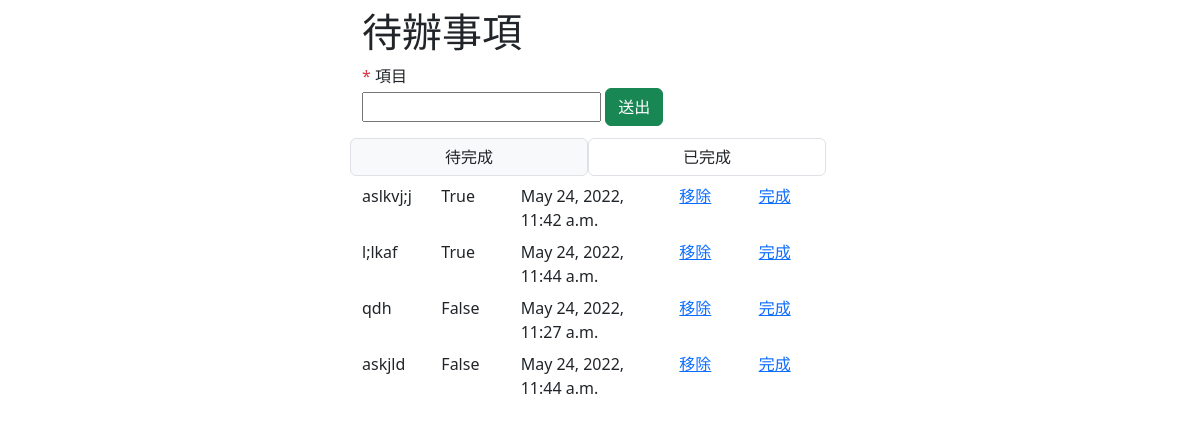
Screenshot of /todo_v1/ with the database file from the repository.
### todo_v1/models.py (models this page shows)
class todo_item(models.Model):
    item = models.CharField(max_length=255)
    created_date = models.DateTimeField(auto_now_add=True)
    finished = models.BooleanField(default=False)
    finished_date = models.DateTimeField(auto_now=True)

### todo_v1/views.py (the view)
# urls.py: path('', views.list, name="list"),
def list(request):
    items = todo_item.objects.all()
    form = TodoForm()
    if request.method == 'POST':
        form = TodoForm(request.POST)
        if form.is_valid():
            form.save()
        return redirect('/todo_v1/')
    info = {'items':items, 'form':form}
    return render(request, 'list.html', info)

### todo_v1/forms.py
class TodoForm(forms.ModelForm):
    class Meta:
        model = todo_item
        fields = '__all__'

### todo_v1/templates/list.html (shortened to what this page needs)
<!DOCTYPE html>
<html lang="en">
<head>
    <link href="https://cdn.jsdelivr.net/npm/bootstrap@5.2.0-beta1/dist/css/bootstrap.min.css" rel="stylesheet">
</head>
<body class=" container-fluid col-5 mt-2">
    <div class="create">
        <h1>待辦事項</h1>
        <div><span class="text-danger">*</span> 項目</div>
        <form method="post" action="">
            {{ form.item }}
            <input type="submit" class="btn mb-1 btn-success" name="create item" value="送出">
        </form>
    </div>
    <div class="row col-12 text-center mt-2">
        <div class="col-6 border btn bg-light">待完成</div>
        <div class="col-6 border btn">已完成</div>
    </div>
    {% for i in items %}
        <div class="row col-12 mt-2">
            <div class="col-2">{{ i.item }}</div>
            <div class="col-2">{{ i.finished }}</div>
            <div class="col-4">{{ i.finished_date }}</div>
            <div class="col-2"><a href="/todo_v1/delete_item/{{ i.id }}">移除</a></div>
            <div class="col-2"><a href="/todo_v1/finish_item/{{ i.id }}">完成</a></div>
        </div>
    {% empty %}
        <h5>You have nothing todo.</h5>
    {% endfor %}
</body>
</html>

### rows the page displays
todo_item: item "aslkvj;j", finished "True", finished_date "May 24, 2022, 11:42 a.m."
todo_item: item "l;lkaf", finished "True", finished_date "May 24, 2022, 11:44 a.m."
todo_item: item "qdh", finished "False", finished_date "May 24, 2022, 11:27 a.m."
todo_item: item "askjld", finished "False", finished_date "May 24, 2022, 11:44 a.m."
